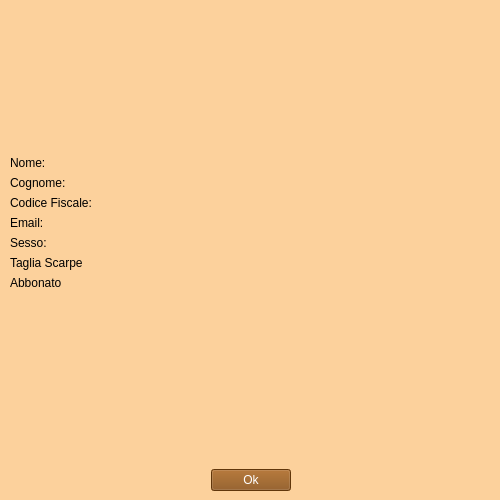
<?xml version="1.0" encoding="UTF-8"?>
<ui version="4.0">
 <class>Form</class>
 <widget class="QWidget" name="Form">
  <property name="geometry">
   <rect>
    <x>0</x>
    <y>0</y>
    <width>500</width>
    <height>500</height>
   </rect>
  </property>
  <property name="minimumSize">
   <size>
    <width>500</width>
    <height>500</height>
   </size>
  </property>
  <property name="windowTitle">
   <string>Cliente selezionato</string>
  </property>
  <property name="styleSheet">
   <string notr="true">background-color: #FCD19C</string>
  </property>
  <widget class="QWidget" name="verticalLayoutWidget">
   <property name="geometry">
    <rect>
     <x>10</x>
     <y>10</y>
     <width>481</width>
     <height>481</height>
    </rect>
   </property>
   <layout class="QVBoxLayout" name="verticalLayout">
    <item>
     <layout class="QHBoxLayout" name="horizontalLayout">
      <item>
       <widget class="QLabel" name="label_5">
        <property name="minimumSize">
         <size>
          <width>100</width>
          <height>100</height>
         </size>
        </property>
        <property name="maximumSize">
         <size>
          <width>100</width>
          <height>100</height>
         </size>
        </property>
        <property name="text">
         <string/>
        </property>
        <property name="pixmap">
         <pixmap>../../Logo_bowling.png</pixmap>
        </property>
        <property name="scaledContents">
         <bool>true</bool>
        </property>
       </widget>
      </item>
     </layout>
    </item>
    <item>
     <spacer name="verticalSpacer">
      <property name="orientation">
       <enum>Qt::Vertical</enum>
      </property>
      <property name="sizeType">
       <enum>QSizePolicy::Fixed</enum>
      </property>
      <property name="sizeHint" stdset="0">
       <size>
        <width>20</width>
        <height>40</height>
       </size>
      </property>
     </spacer>
    </item>
    <item>
     <layout class="QFormLayout" name="formLayout">
      <item row="0" column="0">
       <widget class="QLabel" name="label">
        <property name="text">
         <string>Nome:</string>
        </property>
       </widget>
      </item>
      <item row="0" column="1">
       <widget class="QLabel" name="nomeLabel">
        <property name="text">
         <string/>
        </property>
       </widget>
      </item>
      <item row="1" column="0">
       <widget class="QLabel" name="label_2">
        <property name="text">
         <string>Cognome:</string>
        </property>
       </widget>
      </item>
      <item row="1" column="1">
       <widget class="QLabel" name="cognomeLabel">
        <property name="text">
         <string/>
        </property>
       </widget>
      </item>
      <item row="2" column="0">
       <widget class="QLabel" name="label_4">
        <property name="text">
         <string>Codice Fiscale:</string>
        </property>
       </widget>
      </item>
      <item row="2" column="1">
       <widget class="QLabel" name="cfLabel">
        <property name="text">
         <string/>
        </property>
       </widget>
      </item>
      <item row="3" column="0">
       <widget class="QLabel" name="label_6">
        <property name="text">
         <string>Email:</string>
        </property>
       </widget>
      </item>
      <item row="3" column="1">
       <widget class="QLabel" name="emailLabel">
        <property name="text">
         <string/>
        </property>
       </widget>
      </item>
      <item row="4" column="0">
       <widget class="QLabel" name="label_7">
        <property name="text">
         <string>Sesso:</string>
        </property>
       </widget>
      </item>
      <item row="4" column="1">
       <widget class="QLabel" name="sessoLabel">
        <property name="text">
         <string/>
        </property>
       </widget>
      </item>
      <item row="5" column="0">
       <widget class="QLabel" name="label_8">
        <property name="text">
         <string>Taglia Scarpe</string>
        </property>
       </widget>
      </item>
      <item row="5" column="1">
       <widget class="QLabel" name="tagliaScarpeLabel">
        <property name="text">
         <string/>
        </property>
       </widget>
      </item>
      <item row="6" column="0">
       <widget class="QLabel" name="label_9">
        <property name="text">
         <string>Abbonato</string>
        </property>
       </widget>
      </item>
      <item row="6" column="1">
       <widget class="QLabel" name="abbonatoLabel">
        <property name="text">
         <string/>
        </property>
       </widget>
      </item>
     </layout>
    </item>
    <item>
     <spacer name="verticalSpacer_2">
      <property name="orientation">
       <enum>Qt::Vertical</enum>
      </property>
      <property name="sizeType">
       <enum>QSizePolicy::Fixed</enum>
      </property>
      <property name="sizeHint" stdset="0">
       <size>
        <width>20</width>
        <height>40</height>
       </size>
      </property>
     </spacer>
    </item>
    <item>
     <layout class="QHBoxLayout" name="horizontalLayout_2">
      <item>
       <spacer name="horizontalSpacer">
        <property name="orientation">
         <enum>Qt::Horizontal</enum>
        </property>
        <property name="sizeHint" stdset="0">
         <size>
          <width>40</width>
          <height>20</height>
         </size>
        </property>
       </spacer>
      </item>
      <item>
       <widget class="QPushButton" name="indietroButton">
        <property name="styleSheet">
         <string notr="true">color: white;  background-color: #874B0F</string>
        </property>
        <property name="text">
         <string>Ok</string>
        </property>
       </widget>
      </item>
      <item>
       <spacer name="horizontalSpacer_2">
        <property name="orientation">
         <enum>Qt::Horizontal</enum>
        </property>
        <property name="sizeHint" stdset="0">
         <size>
          <width>40</width>
          <height>20</height>
         </size>
        </property>
       </spacer>
      </item>
     </layout>
    </item>
   </layout>
  </widget>
 </widget>
 <resources/>
 <connections/>
</ui>
